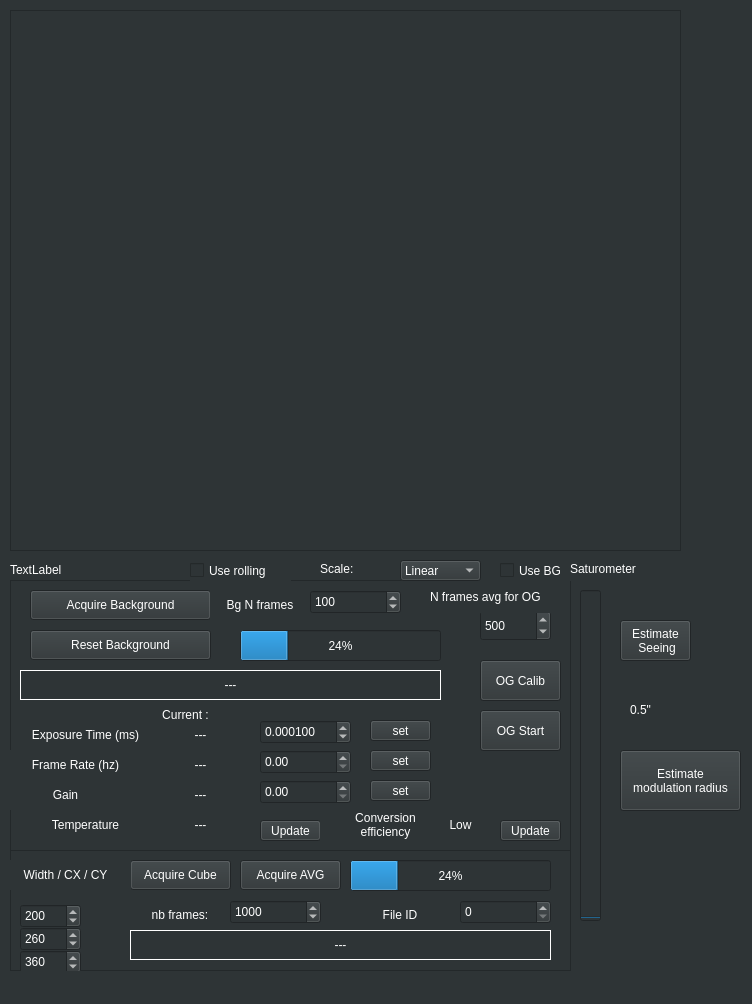
<?xml version="1.0" encoding="UTF-8"?>
<ui version="4.0">
 <class>Form</class>
 <widget class="QWidget" name="Form">
  <property name="geometry">
   <rect>
    <x>0</x>
    <y>0</y>
    <width>752</width>
    <height>1004</height>
   </rect>
  </property>
  <property name="windowTitle">
   <string>Form</string>
  </property>
  <property name="styleSheet">
   <string notr="true">background-color: rgb(46, 52, 54);
color: rgb(255, 255, 255);</string>
  </property>
  <widget class="GraphicsView" name="imageView">
   <property name="geometry">
    <rect>
     <x>10</x>
     <y>10</y>
     <width>671</width>
     <height>541</height>
    </rect>
   </property>
  </widget>
  <widget class="QLabel" name="freqLabel">
   <property name="geometry">
    <rect>
     <x>10</x>
     <y>560</y>
     <width>141</width>
     <height>20</height>
    </rect>
   </property>
   <property name="text">
    <string>TextLabel</string>
   </property>
  </widget>
  <widget class="QCheckBox" name="bgCheckBox">
   <property name="geometry">
    <rect>
     <x>500</x>
     <y>560</y>
     <width>95</width>
     <height>21</height>
    </rect>
   </property>
   <property name="text">
    <string>Use BG</string>
   </property>
  </widget>
  <widget class="QFrame" name="frame">
   <property name="geometry">
    <rect>
     <x>10</x>
     <y>580</y>
     <width>561</width>
     <height>271</height>
    </rect>
   </property>
   <property name="frameShape">
    <enum>QFrame::StyledPanel</enum>
   </property>
   <property name="frameShadow">
    <enum>QFrame::Raised</enum>
   </property>
   <widget class="QSpinBox" name="nbFrameBgBox">
    <property name="geometry">
     <rect>
      <x>300</x>
      <y>10</y>
      <width>91</width>
      <height>24</height>
     </rect>
    </property>
    <property name="minimum">
     <number>1</number>
    </property>
    <property name="maximum">
     <number>1000</number>
    </property>
    <property name="value">
     <number>100</number>
    </property>
   </widget>
   <widget class="QLabel" name="ditLabel_1">
    <property name="geometry">
     <rect>
      <x>10</x>
      <y>140</y>
      <width>131</width>
      <height>30</height>
     </rect>
    </property>
    <property name="text">
     <string>Exposure Time (ms)</string>
    </property>
    <property name="alignment">
     <set>Qt::AlignCenter</set>
    </property>
   </widget>
   <widget class="QProgressBar" name="progressBgBar">
    <property name="geometry">
     <rect>
      <x>230</x>
      <y>50</y>
      <width>201</width>
      <height>31</height>
     </rect>
    </property>
    <property name="value">
     <number>24</number>
    </property>
   </widget>
   <widget class="QPushButton" name="fpsButton">
    <property name="geometry">
     <rect>
      <x>360</x>
      <y>170</y>
      <width>61</width>
      <height>21</height>
     </rect>
    </property>
    <property name="text">
     <string>set</string>
    </property>
   </widget>
   <widget class="QPushButton" name="acqBgButton">
    <property name="geometry">
     <rect>
      <x>20</x>
      <y>10</y>
      <width>181</width>
      <height>30</height>
     </rect>
    </property>
    <property name="text">
     <string>Acquire Background</string>
    </property>
   </widget>
   <widget class="QPushButton" name="ditButton">
    <property name="geometry">
     <rect>
      <x>360</x>
      <y>140</y>
      <width>61</width>
      <height>21</height>
     </rect>
    </property>
    <property name="text">
     <string>set</string>
    </property>
   </widget>
   <widget class="QLabel" name="nbFrameBgLabel">
    <property name="geometry">
     <rect>
      <x>200</x>
      <y>10</y>
      <width>100</width>
      <height>30</height>
     </rect>
    </property>
    <property name="text">
     <string>Bg N frames</string>
    </property>
    <property name="alignment">
     <set>Qt::AlignCenter</set>
    </property>
   </widget>
   <widget class="QLabel" name="logBgLabel">
    <property name="geometry">
     <rect>
      <x>10</x>
      <y>90</y>
      <width>421</width>
      <height>30</height>
     </rect>
    </property>
    <property name="frameShape">
     <enum>QFrame::Box</enum>
    </property>
    <property name="text">
     <string>---</string>
    </property>
    <property name="alignment">
     <set>Qt::AlignCenter</set>
    </property>
   </widget>
   <widget class="QPushButton" name="resetBgButton">
    <property name="geometry">
     <rect>
      <x>20</x>
      <y>50</y>
      <width>181</width>
      <height>30</height>
     </rect>
    </property>
    <property name="text">
     <string>Reset Background</string>
    </property>
   </widget>
   <widget class="QLabel" name="fpsLabel_1">
    <property name="geometry">
     <rect>
      <x>0</x>
      <y>170</y>
      <width>131</width>
      <height>30</height>
     </rect>
    </property>
    <property name="text">
     <string>Frame Rate (hz)</string>
    </property>
    <property name="alignment">
     <set>Qt::AlignCenter</set>
    </property>
   </widget>
   <widget class="QLabel" name="ditStatusLabel">
    <property name="geometry">
     <rect>
      <x>140</x>
      <y>140</y>
      <width>101</width>
      <height>30</height>
     </rect>
    </property>
    <property name="text">
     <string>---</string>
    </property>
    <property name="alignment">
     <set>Qt::AlignCenter</set>
    </property>
   </widget>
   <widget class="QLabel" name="fpsStatusLabel">
    <property name="geometry">
     <rect>
      <x>140</x>
      <y>170</y>
      <width>101</width>
      <height>30</height>
     </rect>
    </property>
    <property name="text">
     <string>---</string>
    </property>
    <property name="alignment">
     <set>Qt::AlignCenter</set>
    </property>
   </widget>
   <widget class="QDoubleSpinBox" name="ditBox">
    <property name="geometry">
     <rect>
      <x>250</x>
      <y>140</y>
      <width>91</width>
      <height>24</height>
     </rect>
    </property>
    <property name="decimals">
     <number>6</number>
    </property>
    <property name="maximum">
     <double>1000.000000000000000</double>
    </property>
    <property name="singleStep">
     <double>0.000001000000000</double>
    </property>
    <property name="value">
     <double>0.000100000000000</double>
    </property>
   </widget>
   <widget class="QLabel" name="ditLabel_2">
    <property name="geometry">
     <rect>
      <x>120</x>
      <y>120</y>
      <width>111</width>
      <height>30</height>
     </rect>
    </property>
    <property name="text">
     <string>Current :</string>
    </property>
    <property name="alignment">
     <set>Qt::AlignCenter</set>
    </property>
   </widget>
   <widget class="QDoubleSpinBox" name="fpsBox">
    <property name="geometry">
     <rect>
      <x>250</x>
      <y>170</y>
      <width>91</width>
      <height>24</height>
     </rect>
    </property>
    <property name="decimals">
     <number>2</number>
    </property>
    <property name="maximum">
     <double>1000.000000000000000</double>
    </property>
    <property name="singleStep">
     <double>0.100000000000000</double>
    </property>
    <property name="value">
     <double>0.000000000000000</double>
    </property>
   </widget>
   <widget class="QLabel" name="gainStatusLabel">
    <property name="geometry">
     <rect>
      <x>140</x>
      <y>200</y>
      <width>101</width>
      <height>30</height>
     </rect>
    </property>
    <property name="text">
     <string>---</string>
    </property>
    <property name="alignment">
     <set>Qt::AlignCenter</set>
    </property>
   </widget>
   <widget class="QLabel" name="gainLabel">
    <property name="geometry">
     <rect>
      <x>-10</x>
      <y>200</y>
      <width>131</width>
      <height>30</height>
     </rect>
    </property>
    <property name="text">
     <string>Gain</string>
    </property>
    <property name="alignment">
     <set>Qt::AlignCenter</set>
    </property>
   </widget>
   <widget class="QLabel" name="tempLabel">
    <property name="geometry">
     <rect>
      <x>10</x>
      <y>230</y>
      <width>131</width>
      <height>30</height>
     </rect>
    </property>
    <property name="text">
     <string>Temperature</string>
    </property>
    <property name="alignment">
     <set>Qt::AlignCenter</set>
    </property>
   </widget>
   <widget class="QLabel" name="tempStatusLabel">
    <property name="geometry">
     <rect>
      <x>140</x>
      <y>230</y>
      <width>101</width>
      <height>30</height>
     </rect>
    </property>
    <property name="text">
     <string>---</string>
    </property>
    <property name="alignment">
     <set>Qt::AlignCenter</set>
    </property>
   </widget>
   <widget class="QDoubleSpinBox" name="gainBox">
    <property name="geometry">
     <rect>
      <x>250</x>
      <y>200</y>
      <width>91</width>
      <height>24</height>
     </rect>
    </property>
    <property name="decimals">
     <number>2</number>
    </property>
    <property name="maximum">
     <double>1000.000000000000000</double>
    </property>
    <property name="singleStep">
     <double>0.100000000000000</double>
    </property>
    <property name="value">
     <double>0.000000000000000</double>
    </property>
   </widget>
   <widget class="QPushButton" name="cblue_gain_button">
    <property name="geometry">
     <rect>
      <x>360</x>
      <y>200</y>
      <width>61</width>
      <height>21</height>
     </rect>
    </property>
    <property name="text">
     <string>set</string>
    </property>
   </widget>
   <widget class="QPushButton" name="cblue_temperature_button">
    <property name="geometry">
     <rect>
      <x>250</x>
      <y>240</y>
      <width>61</width>
      <height>21</height>
     </rect>
    </property>
    <property name="text">
     <string>Update</string>
    </property>
   </widget>
   <widget class="QLabel" name="tempLabel_2">
    <property name="geometry">
     <rect>
      <x>310</x>
      <y>230</y>
      <width>131</width>
      <height>30</height>
     </rect>
    </property>
    <property name="text">
     <string>Conversion
efficiency</string>
    </property>
    <property name="alignment">
     <set>Qt::AlignCenter</set>
    </property>
   </widget>
   <widget class="QLabel" name="convEfficiencyLabel">
    <property name="geometry">
     <rect>
      <x>430</x>
      <y>230</y>
      <width>41</width>
      <height>30</height>
     </rect>
    </property>
    <property name="text">
     <string>Low</string>
    </property>
    <property name="alignment">
     <set>Qt::AlignCenter</set>
    </property>
   </widget>
   <widget class="QPushButton" name="convEfficiencyButton">
    <property name="geometry">
     <rect>
      <x>490</x>
      <y>240</y>
      <width>61</width>
      <height>21</height>
     </rect>
    </property>
    <property name="text">
     <string>Update</string>
    </property>
   </widget>
   <widget class="QPushButton" name="launch_OG_process_button">
    <property name="geometry">
     <rect>
      <x>470</x>
      <y>80</y>
      <width>81</width>
      <height>41</height>
     </rect>
    </property>
    <property name="text">
     <string>OG Calib</string>
    </property>
   </widget>
   <widget class="QSpinBox" name="n_frames_box">
    <property name="geometry">
     <rect>
      <x>470</x>
      <y>30</y>
      <width>71</width>
      <height>31</height>
     </rect>
    </property>
    <property name="maximum">
     <number>1000</number>
    </property>
    <property name="singleStep">
     <number>10</number>
    </property>
    <property name="value">
     <number>500</number>
    </property>
   </widget>
   <widget class="QLabel" name="n_frames_to_save_label">
    <property name="geometry">
     <rect>
      <x>420</x>
      <y>0</y>
      <width>131</width>
      <height>33</height>
     </rect>
    </property>
    <property name="text">
     <string>N frames avg for OG</string>
    </property>
   </widget>
   <widget class="QPushButton" name="ogLoopButton">
    <property name="geometry">
     <rect>
      <x>470</x>
      <y>130</y>
      <width>81</width>
      <height>41</height>
     </rect>
    </property>
    <property name="text">
     <string>OG Start</string>
    </property>
   </widget>
  </widget>
  <widget class="QFrame" name="frame_2">
   <property name="geometry">
    <rect>
     <x>10</x>
     <y>850</y>
     <width>561</width>
     <height>121</height>
    </rect>
   </property>
   <property name="frameShape">
    <enum>QFrame::StyledPanel</enum>
   </property>
   <property name="frameShadow">
    <enum>QFrame::Raised</enum>
   </property>
   <widget class="QSpinBox" name="nbFrameBox">
    <property name="geometry">
     <rect>
      <x>220</x>
      <y>50</y>
      <width>91</width>
      <height>24</height>
     </rect>
    </property>
    <property name="minimum">
     <number>1</number>
    </property>
    <property name="maximum">
     <number>10000</number>
    </property>
    <property name="value">
     <number>1000</number>
    </property>
   </widget>
   <widget class="QLabel" name="logLabel">
    <property name="geometry">
     <rect>
      <x>120</x>
      <y>80</y>
      <width>421</width>
      <height>30</height>
     </rect>
    </property>
    <property name="frameShape">
     <enum>QFrame::Box</enum>
    </property>
    <property name="text">
     <string>---</string>
    </property>
    <property name="alignment">
     <set>Qt::AlignCenter</set>
    </property>
   </widget>
   <widget class="QPushButton" name="acqButton">
    <property name="geometry">
     <rect>
      <x>120</x>
      <y>10</y>
      <width>101</width>
      <height>30</height>
     </rect>
    </property>
    <property name="text">
     <string>Acquire Cube</string>
    </property>
   </widget>
   <widget class="QLabel" name="nbFrameLabel">
    <property name="geometry">
     <rect>
      <x>120</x>
      <y>50</y>
      <width>100</width>
      <height>30</height>
     </rect>
    </property>
    <property name="text">
     <string>nb frames:</string>
    </property>
    <property name="alignment">
     <set>Qt::AlignCenter</set>
    </property>
   </widget>
   <widget class="QProgressBar" name="progressBar">
    <property name="geometry">
     <rect>
      <x>340</x>
      <y>10</y>
      <width>201</width>
      <height>31</height>
     </rect>
    </property>
    <property name="value">
     <number>24</number>
    </property>
   </widget>
   <widget class="QSpinBox" name="frameIdBox">
    <property name="geometry">
     <rect>
      <x>450</x>
      <y>50</y>
      <width>91</width>
      <height>24</height>
     </rect>
    </property>
    <property name="minimum">
     <number>0</number>
    </property>
    <property name="maximum">
     <number>10000</number>
    </property>
    <property name="value">
     <number>0</number>
    </property>
   </widget>
   <widget class="QLabel" name="frameIdLabel">
    <property name="geometry">
     <rect>
      <x>340</x>
      <y>50</y>
      <width>100</width>
      <height>30</height>
     </rect>
    </property>
    <property name="text">
     <string>File ID</string>
    </property>
    <property name="alignment">
     <set>Qt::AlignCenter</set>
    </property>
   </widget>
   <widget class="QPushButton" name="acqAvgButton">
    <property name="geometry">
     <rect>
      <x>230</x>
      <y>10</y>
      <width>101</width>
      <height>30</height>
     </rect>
    </property>
    <property name="text">
     <string>Acquire AVG</string>
    </property>
   </widget>
   <widget class="QSpinBox" name="ImageCenterYBox">
    <property name="geometry">
     <rect>
      <x>10</x>
      <y>100</y>
      <width>61</width>
      <height>24</height>
     </rect>
    </property>
    <property name="minimum">
     <number>0</number>
    </property>
    <property name="maximum">
     <number>512</number>
    </property>
    <property name="value">
     <number>360</number>
    </property>
   </widget>
   <widget class="QLabel" name="fpsLabel_2">
    <property name="geometry">
     <rect>
      <x>-10</x>
      <y>10</y>
      <width>131</width>
      <height>30</height>
     </rect>
    </property>
    <property name="text">
     <string>Width / CX / CY</string>
    </property>
    <property name="alignment">
     <set>Qt::AlignCenter</set>
    </property>
   </widget>
   <widget class="QSpinBox" name="ImageCenterXBox">
    <property name="geometry">
     <rect>
      <x>10</x>
      <y>77</y>
      <width>61</width>
      <height>24</height>
     </rect>
    </property>
    <property name="minimum">
     <number>0</number>
    </property>
    <property name="maximum">
     <number>512</number>
    </property>
    <property name="value">
     <number>260</number>
    </property>
   </widget>
   <widget class="QSpinBox" name="ImageWidthBox">
    <property name="geometry">
     <rect>
      <x>10</x>
      <y>54</y>
      <width>61</width>
      <height>24</height>
     </rect>
    </property>
    <property name="minimum">
     <number>10</number>
    </property>
    <property name="maximum">
     <number>512</number>
    </property>
    <property name="value">
     <number>200</number>
    </property>
   </widget>
  </widget>
  <widget class="QComboBox" name="scaleComboBox">
   <property name="geometry">
    <rect>
     <x>400</x>
     <y>560</y>
     <width>81</width>
     <height>21</height>
    </rect>
   </property>
   <item>
    <property name="text">
     <string>Linear</string>
    </property>
   </item>
   <item>
    <property name="text">
     <string>Sqrt</string>
    </property>
   </item>
   <item>
    <property name="text">
     <string>Log</string>
    </property>
   </item>
  </widget>
  <widget class="QLabel" name="label">
   <property name="geometry">
    <rect>
     <x>320</x>
     <y>560</y>
     <width>67</width>
     <height>17</height>
    </rect>
   </property>
   <property name="text">
    <string>Scale:</string>
   </property>
  </widget>
  <widget class="QCheckBox" name="rollingCheckBox">
   <property name="geometry">
    <rect>
     <x>190</x>
     <y>560</y>
     <width>101</width>
     <height>21</height>
    </rect>
   </property>
   <property name="text">
    <string>Use rolling</string>
   </property>
  </widget>
  <widget class="QProgressBar" name="saturationProgressBar">
   <property name="geometry">
    <rect>
     <x>580</x>
     <y>590</y>
     <width>21</width>
     <height>331</height>
    </rect>
   </property>
   <property name="orientation">
    <enum>Qt::Vertical</enum>
   </property>
   <property name="invertedAppearance">
    <bool>false</bool>
   </property>
   <property name="textDirection">
    <enum>QProgressBar::TopToBottom</enum>
   </property>
  </widget>
  <widget class="QLabel" name="label_2">
   <property name="geometry">
    <rect>
     <x>570</x>
     <y>560</y>
     <width>91</width>
     <height>17</height>
    </rect>
   </property>
   <property name="text">
    <string>Saturometer</string>
   </property>
  </widget>
  <widget class="QPushButton" name="estimateSeeingButton">
   <property name="geometry">
    <rect>
     <x>620</x>
     <y>620</y>
     <width>71</width>
     <height>41</height>
    </rect>
   </property>
   <property name="text">
    <string>Estimate 
 Seeing</string>
   </property>
  </widget>
  <widget class="QLabel" name="seeingLabel">
   <property name="geometry">
    <rect>
     <x>630</x>
     <y>680</y>
     <width>81</width>
     <height>60</height>
    </rect>
   </property>
   <property name="text">
    <string>0.5&quot;</string>
   </property>
  </widget>
  <widget class="QPushButton" name="estimate_radius_button">
   <property name="geometry">
    <rect>
     <x>620</x>
     <y>750</y>
     <width>121</width>
     <height>61</height>
    </rect>
   </property>
   <property name="layoutDirection">
    <enum>Qt::LeftToRight</enum>
   </property>
   <property name="text">
    <string>Estimate
modulation radius</string>
   </property>
  </widget>
  <zorder>frame_2</zorder>
  <zorder>frame</zorder>
  <zorder>imageView</zorder>
  <zorder>freqLabel</zorder>
  <zorder>bgCheckBox</zorder>
  <zorder>scaleComboBox</zorder>
  <zorder>label</zorder>
  <zorder>rollingCheckBox</zorder>
  <zorder>saturationProgressBar</zorder>
  <zorder>label_2</zorder>
  <zorder>estimateSeeingButton</zorder>
  <zorder>seeingLabel</zorder>
  <zorder>estimate_radius_button</zorder>
 </widget>
 <customwidgets>
  <customwidget>
   <class>GraphicsView</class>
   <extends>QGraphicsView</extends>
   <header>pyqtgraph</header>
  </customwidget>
 </customwidgets>
 <resources/>
 <connections/>
</ui>
